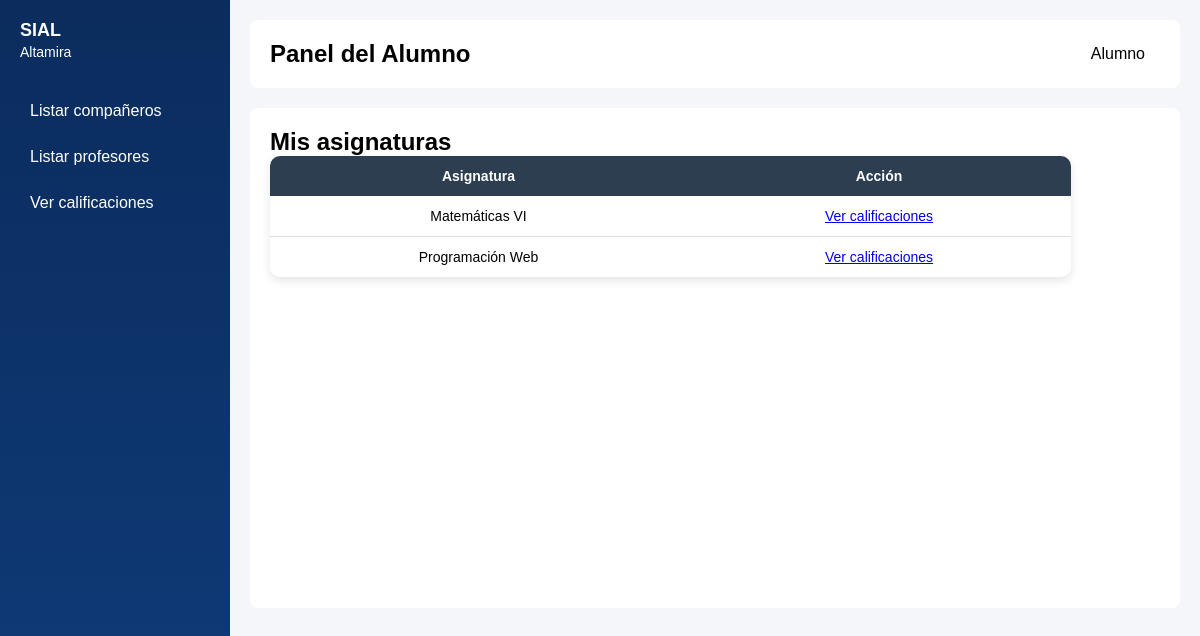
Page /panelAlumno.php?accion=vercalificaciones on the committed database.
### tables this page shows
CREATE TABLE matriculado (
    id INT PRIMARY KEY AUTO_INCREMENT,
    alumno_id INT NOT NULL,
    grupo_id INT NOT NULL, 
    calificacion_1 DECIMAL (3,1) DEFAULT 0,
    calificacion_2 DECIMAL (3,1) DEFAULT 0,
    calificacion_3 DECIMAL (3,1) DEFAULT 0,
    promedio_final DECIMAL(3,1) GENERATED ALWAYS AS ((calificacion_1 + calificacion_2 + calificacion_3) / 3) STORED,
    FOREIGN KEY (alumno_id) REFERENCES alumno(id) ON DELETE CASCADE,
    FOREIGN KEY (grupo_id) REFERENCES grupo(id) ON DELETE CASCADE,
    UNIQUE (alumno_id, grupo_id) 
);

CREATE TABLE asignatura (
    id INT PRIMARY KEY AUTO_INCREMENT,
    nombre VARCHAR(100) NOT NULL,
    descripcion TEXT
);

### conexion.php (called while the page is built, shortened)
<?php
    class Conexion {
        private $host = "localhost";
        private $user = "root";
        private $password = "";
        private $database = "Altamira";
        public $sentencia;
        private $conexion;
        private function abrir_conexion() {
            $this->conexion = new mysqli($this->host, $this->user, $this->password, $this->database);
        }
        public function obtener_sentencia() {
            $resultado = $this->conexion->query($this->sentencia);
            return $resultado;
        }
    }

### classes/claseAlumno.php (called while the page is built, shortened)
<?php
class alumno extends user {
    public function setCalificacion($alumno_id) {
        $this->sentencia = "
            SELECT asignatura.nombre AS asignatura,
                   matriculado.grupo_id,
                   matriculado.calificacion_1,
                   matriculado.calificacion_2,
                   matriculado.calificacion_3,
                   matriculado.promedio_final
            FROM matriculado
            INNER JOIN grupo ON matriculado.grupo_id = grupo.id
            INNER JOIN asignatura ON grupo.asignatura_id = asignatura.id
            WHERE matriculado.alumno_id = '$alumno_id'
        ";
        return $this->obtener_sentencia();
    }
}
?>

### panelAlumno.php (the view, shortened to what this page needs)
<!DOCTYPE html>
<html lang="es">
    <head>
        <link rel="stylesheet" href="visual_maestro.css">
    </head>
    <body>
    <div class="contenedor">
        <aside class="sidebar">
            <div class="logo">
                SIAL<br><span>Altamira</span>
            </div>
            <?php
            $alumno_id = 1;
            ?>
            <nav class="menu-lateral">
                <a href="?accion=listara">Listar compañeros</a>
                <a href="?accion=listarp">Listar profesores</a>
                <a href="?accion=vercalificaciones">Ver calificaciones</a>
            </nav>
        </aside>
        <main class="contenido">
            <header class="barra-superior">
                <h2>Panel del Alumno</h2>
                <div class="perfil">
                <span class="nombre">Alumno</span>
            </div>
            </header>
            <div class="panel-vacio">
            <?php
            include('classes/claseAlumno.php');
            $objAlumno = new alumno();
            $accion = $_GET['accion']   ?? '';
            $grupo_id = $_GET['grupo_id'] ?? null;
            if ($accion == 'listara') {
                $grupo_id = 1;
                $res = $objAlumno->Listar_alumnos($grupo_id);
                echo "<h2>Compañeros de clase</h2>";
                if ($res && $res->num_rows > 0) {
                    echo "<table class='tabla-alumno'>
                            <thead>
                                <tr>
                                    <th>ID Alumno</th>
                                    <th>Nombre</th>
                                    <th>Email</th>
                                </tr>
                            </thead>";
                    while ($fila = $res->fetch_assoc()) {
                        echo "<tr>
                                <td>{$fila['alumno_id']}</td>
                                <td>{$fila['nombre']}</td>
                                <td>{$fila['email']}</td>
                            </tr>";
                    }
                    echo "</table>";
                } else {
                    echo "<p>No hay compañeros.</p>";
                }
            }
            elseif ($accion == 'vercalificaciones' && !$grupo_id) {
                $res = $objAlumno->setCalificacion($alumno_id);
                echo "<h2>Mis asignaturas</h2>";
                if ($res && $res->num_rows > 0) {
                    echo "<table class='tabla-alumno'>
                            <thead>
                                <tr>
                                    <th>Asignatura</th>
                                    <th>Acción</th>
                                </tr>
                            </thead>";
                    while ($fila = $res->fetch_assoc()) {
                        echo "<tr>
                                <td>{$fila['asignatura']}</td>
                                <td>
                                    <a class='btn'
                                    href='?accion=vercalificaciones&grupo_id={$fila['grupo_id']}'>
                                    Ver calificaciones
                                    </a>
                                </td>
                            </tr>";
                    }
                    echo "</table>";
                } else {
                    echo "<p>No hay asignaturas.</p>";
                }
            }
            else {
                echo "<h3>Seleccione una opción del menú</h3>";
            }
            ?>
            </div>
        </main>
    </div>
    </body>
</html>

### visual_maestro.css (style rules this page uses)
* { margin: 0; padding: 0; box-sizing: border-box; font-family: Arial, sans-serif; }
body { background: #f4f6f9; }
.contenedor { display: flex; min-height: 100vh; }
.sidebar { width: 230px; background: linear-gradient(180deg, #0b2c5d, #0f3c7a); color: white; padding: 20px; }
.logo { font-size: 18px; font-weight: bold; margin-bottom: 30px; }
.logo span { font-size: 14px; font-weight: normal; }
.menu-lateral a { display: block; color: white; text-decoration: none; padding: 10px; margin-bottom: 8px; border-radius: 5px; transition: 0.3s; }
.contenido { flex: 1; padding: 20px; }
.barra-superior { display: flex; justify-content: space-between; align-items: center; background: white; padding: 15px 20px; border-radius: 8px; margin-bottom: 20px; }
.panel-vacio { background: white; min-height: 500px; border-radius: 8px; padding: 20px; }
.perfil { position: relative; display: flex; align-items: center; cursor: pointer; padding: 10px 15px; }
.tabla-alumno { width: 90%; max-width: 1000px; border-collapse: collapse; background-color: #ffffff; border-radius: 10px; overflow: hidden; box-shadow: 0 4px 10px rgba(0, 0, 0, 0.1); }
.tabla-alumno thead { background-color: #2c3e50; color: white; }
.tabla-alumno th { padding: 12px; text-align: center; font-size: 14px; }
.tabla-alumno td { padding: 12px; text-align: center; font-size: 14px; border-bottom: 1px solid #ddd; }
.tabla-alumno tbody tr:last-child td { border-bottom: none; }

### rows in the picture
matriculado: asignatura.nombre "Matemáticas VI"
matriculado: asignatura.nombre "Programación Web"
